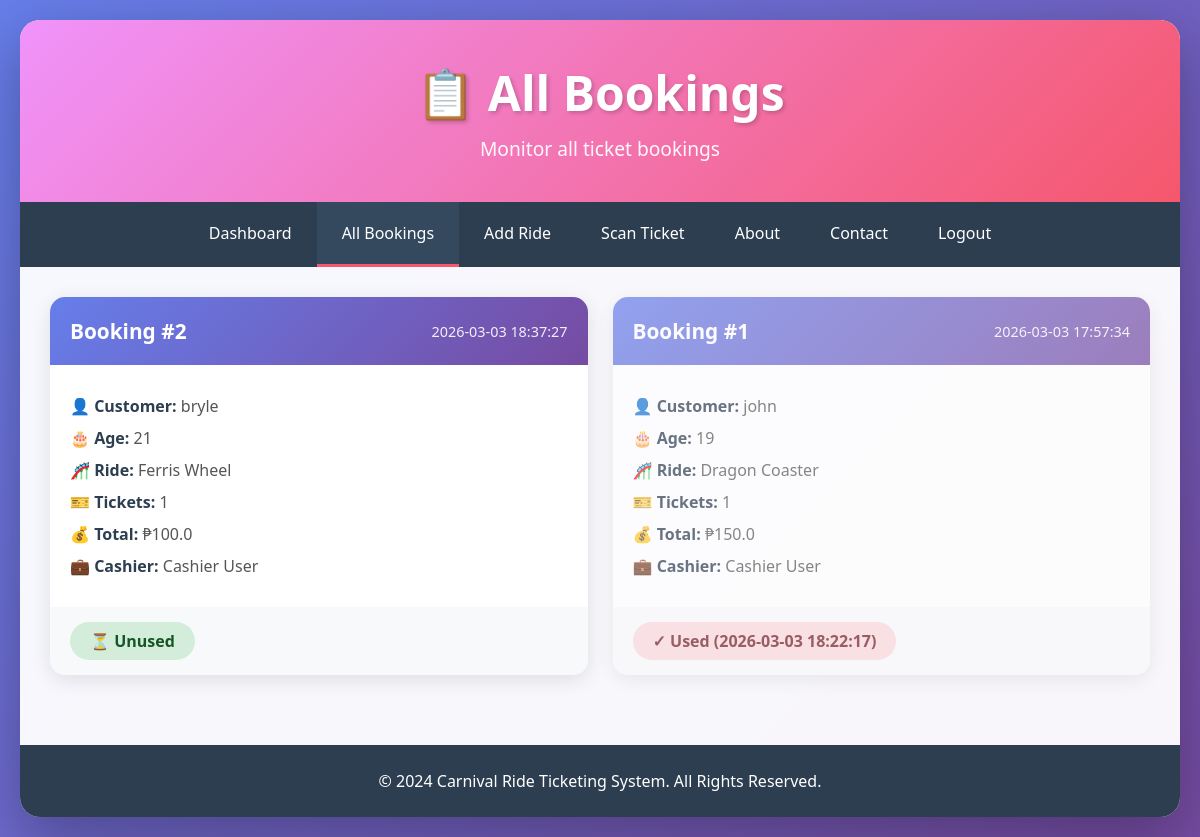
Screenshot of /admin/bookings (signed in) with the database file from the repository.
### tables this page shows
CREATE TABLE bookings (
            id INTEGER PRIMARY KEY AUTOINCREMENT,
            cashier_id INTEGER NOT NULL,
            cashier_name TEXT NOT NULL,
            customer_name TEXT NOT NULL,
            customer_age INTEGER NOT NULL,
            ride_id INTEGER NOT NULL,
            ride_name TEXT NOT NULL,
            quantity INTEGER NOT NULL,
            total_price REAL NOT NULL,
            booking_time TEXT NOT NULL,
            qr_code TEXT UNIQUE NOT NULL,
            status TEXT NOT NULL DEFAULT 'unused',
            used_time TEXT,
            FOREIGN KEY (cashier_id) REFERENCES users (id),
            FOREIGN KEY (ride_id) REFERENCES rides (id)
        );

### app.py (the view)
@app.route('/admin/bookings')
@admin_required
def admin_bookings():
    conn = get_db_connection()
    bookings = conn.execute('SELECT * FROM bookings ORDER BY id DESC').fetchall()
    conn.close()
    bookings_list = [dict(booking) for booking in bookings]
    return render_template('admin_bookings.html', bookings=bookings_list)

### app.py (called while the page is built)
def get_db_connection():
    conn = sqlite3.connect('carnival.db')
    conn.row_factory = sqlite3.Row
    return conn

def admin_required(f):
    @wraps(f)
    def decorated_function(*args, **kwargs):
        if 'user_id' not in session or session.get('role') != 'admin':
            flash('Admin access required!', 'error')
            return redirect(url_for('login'))
        return f(*args, **kwargs)
    return decorated_function

### templates/admin_bookings.html (shortened to what this page needs)
<!DOCTYPE html>
<html lang="en">
<head>
    <link rel="stylesheet" href="{{ url_for('static', filename='css/style.css') }}">
</head>
<body>
    <div class="container">
        <header class="header">
            <h1>📋 All Bookings</h1>
            <p class="subtitle">Monitor all ticket bookings</p>
        </header>
        <nav class="nav">
            <a href="{{ url_for('admin_dashboard') }}" class="nav-link">Dashboard</a>
            <a href="{{ url_for('admin_bookings') }}" class="nav-link active">All Bookings</a>
            <a href="{{ url_for('admin_add_ride') }}" class="nav-link">Add Ride</a>
            <a href="{{ url_for('scan_ticket') }}" class="nav-link">Scan Ticket</a>
            <a href="{{ url_for('about') }}" class="nav-link">About</a>
            <a href="{{ url_for('contact') }}" class="nav-link">Contact</a>
            <a href="{{ url_for('logout') }}" class="nav-link">Logout</a>
        </nav>
        <div class="bookings-section">
            {% if bookings %}
                <div class="bookings-grid">
                    {% for booking in bookings %}
                    <div class="booking-card {% if booking.status == 'used' %}booking-used{% endif %}">
                        <div class="booking-header">
                            <h3>Booking #{{ booking.id }}</h3>
                            <span class="booking-date">{{ booking.booking_time }}</span>
                        </div>
                        <div class="booking-body">
                            <div class="booking-info">
                                <p><strong>👤 Customer:</strong> {{ booking.customer_name }}</p>
                                <p><strong>🎂 Age:</strong> {{ booking.customer_age }}</p>
                                <p><strong>🎢 Ride:</strong> {{ booking.ride_name }}</p>
                                <p><strong>🎫 Tickets:</strong> {{ booking.quantity }}</p>
                                <p><strong>💰 Total:</strong> ₱{{ booking.total_price }}</p>
                                <p><strong>💼 Cashier:</strong> {{ booking.cashier_name }}</p>
                            </div>
                        </div>
                        <div class="booking-footer">
                            {% if booking.status == 'unused' %}
                                <span class="status-badge unused">⏳ Unused</span>
                            {% else %}
                                <span class="status-badge used">✓ Used ({{ booking.used_time }})</span>
                            {% endif %}
                        </div>
                    </div>
                    {% endfor %}
                </div>
            {% else %}
                <div class="empty-state">
                    <div class="empty-icon">🎫</div>
                    <h3>No Bookings Yet</h3>
                    <p>No tickets have been booked yet.</p>
                </div>
            {% endif %}
        </div>
        <footer class="footer">
            <p>&copy; 2024 Carnival Ride Ticketing System. All Rights Reserved.</p>
        </footer>
    </div>
</body>
</html>

### static/css/style.css (style rules this page uses)
* { margin: 0; padding: 0; box-sizing: border-box; }
body { font-family: 'Segoe UI', Tahoma, Geneva, Verdana, sans-serif; background: linear-gradient(135deg, #667eea 0%, #764ba2 100%); min-height: 100vh; padding: 20px; }
.container { max-width: 1400px; margin: 0 auto; background: rgba(255, 255, 255, 0.95); border-radius: 20px; box-shadow: 0 20px 60px rgba(0, 0, 0, 0.3); overflow: hidden; }
.header { background: linear-gradient(135deg, #f093fb 0%, #f5576c 100%); color: white; padding: 40px; text-align: center; }
.header h1 { font-size: 3em; margin-bottom: 10px; text-shadow: 2px 2px 4px rgba(0, 0, 0, 0.2); }
.subtitle { font-size: 1.2em; opacity: 0.95; }
.nav { background: #2c3e50; padding: 0; display: flex; justify-content: center; gap: 0; flex-wrap: wrap; }
.nav-link { color: white; text-decoration: none; padding: 20px 25px; display: inline-block; transition: all 0.3s; border-bottom: 3px solid transparent; }
.nav-link.active { background: #34495e; border-bottom: 3px solid #f5576c; }
.bookings-section { padding: 30px; }
.bookings-grid { display: grid; grid-template-columns: repeat(auto-fill, minmax(400px, 1fr)); gap: 25px; }
.booking-card { background: white; border-radius: 15px; overflow: hidden; box-shadow: 0 5px 20px rgba(0, 0, 0, 0.1); transition: all 0.3s; }
.booking-used { opacity: 0.7; }
.booking-header { background: linear-gradient(135deg, #667eea 0%, #764ba2 100%); color: white; padding: 20px; display: flex; justify-content: space-between; align-items: center; }
.booking-header h3 { font-size: 1.3em; }
.booking-date { font-size: 0.9em; opacity: 0.9; }
.booking-body { padding: 20px; }
.booking-info p { margin: 10px 0; color: #555; }
.booking-info strong { color: #2c3e50; }
.booking-footer { padding: 15px 20px; background: #f8f9fa; text-align: center; display: flex; justify-content: space-between; align-items: center; }
.status-badge { padding: 8px 20px; border-radius: 20px; font-weight: bold; display: inline-block; }
.status-badge.unused { background: #d4edda; color: #155724; }
.status-badge.used { background: #f8d7da; color: #721c24; }
.footer { background: #2c3e50; color: white; text-align: center; padding: 20px; margin-top: 40px; }
.footer p { margin: 5px 0; }

### rows the page displays
bookings: id "2", booking_time "2026-03-03 18:37:27", customer_name "bryle", customer_age "21", ride_name "Ferris Wheel", quantity "1", total_price "100.0", cashier_name "Cashier User", status "⏳ Unused"
bookings: id "1", booking_time "2026-03-03 17:57:34", customer_name "john", customer_age "19", ride_name "Dragon Coaster", quantity "1", total_price "150.0", cashier_name "Cashier User", used_time "2026-03-03 18:22:17"
